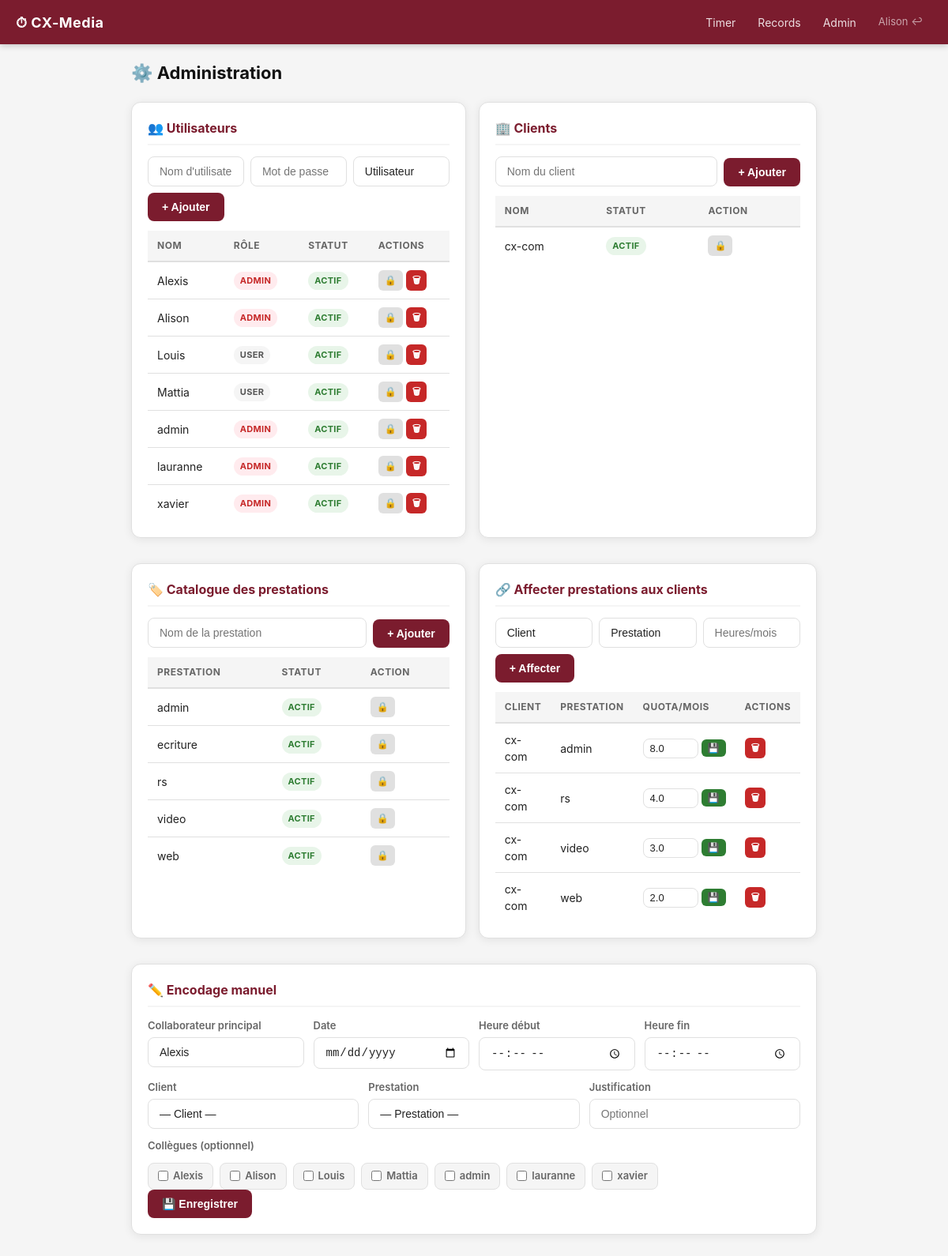
The app's page /admin (signed in) with its own data.
### tables this page shows
CREATE TABLE users (
        id INTEGER PRIMARY KEY AUTOINCREMENT,
        username TEXT UNIQUE NOT NULL,
        password TEXT NOT NULL,
        role TEXT DEFAULT 'user',
        active INTEGER DEFAULT 1
    );

CREATE TABLE clients (
        id INTEGER PRIMARY KEY AUTOINCREMENT,
        name TEXT UNIQUE NOT NULL,
        active INTEGER DEFAULT 1
    );

CREATE TABLE service_templates (
        id INTEGER PRIMARY KEY AUTOINCREMENT,
        name TEXT UNIQUE NOT NULL,
        active INTEGER DEFAULT 1
    );

CREATE TABLE client_services (
        id INTEGER PRIMARY KEY AUTOINCREMENT,
        client_id INTEGER NOT NULL,
        template_id INTEGER NOT NULL,
        monthly_hours REAL DEFAULT 0,
        FOREIGN KEY(client_id) REFERENCES clients(id),
        FOREIGN KEY(template_id) REFERENCES service_templates(id),
        UNIQUE(client_id, template_id)
    );

### app.py (the view)
@app.route('/admin')
@admin_required
def admin():
    conn = get_db()
    users = conn.execute("SELECT * FROM users ORDER BY username").fetchall()
    clients = conn.execute("SELECT * FROM clients ORDER BY name").fetchall()
    templates = conn.execute("SELECT * FROM service_templates ORDER BY name").fetchall()
    client_services = conn.execute("""
        SELECT cs.*, c.name as client_name, st.name as service_name
        FROM client_services cs
        JOIN clients c ON cs.client_id = c.id
        JOIN service_templates st ON cs.template_id = st.id
        ORDER BY c.name, st.name
    """).fetchall()
    conn.close()
    return render_template('admin.html', users=users, clients=clients,
                           templates=templates, client_services=client_services)

### app.py (called while the page is built)
def get_db():
    conn = sqlite3.connect(DATABASE)
    conn.row_factory = sqlite3.Row
    return conn

def admin_required(f):
    from functools import wraps
    @wraps(f)
    def decorated(*args, **kwargs):
        if 'user_id' not in session or session.get('role') != 'admin':
            return redirect(url_for('index'))
        return f(*args, **kwargs)
    return decorated

### templates/admin.html (shortened to what this page needs)
{% extends "base.html" %}
{% block content %}
<div class="admin-page">
  <h2 class="page-title">⚙️ Administration</h2>
  <div class="admin-grid">
    <div class="card">
      <h3 class="card-title">👥 Utilisateurs</h3>
      <form method="POST" action="{{ url_for('add_user') }}" class="inline-form">
        <input type="text" name="username" placeholder="Nom d'utilisateur" required class="form-input"/>
        <input type="password" name="password" placeholder="Mot de passe" required class="form-input"/>
        <select name="role" class="form-select">
          <option value="user">Utilisateur</option>
        </select>
        <button type="submit" class="btn btn-primary">+ Ajouter</button>
      </form>
      <table class="table mt-2">
        <thead><tr><th>Nom</th><th>Rôle</th><th>Statut</th><th>Actions</th></tr></thead>
        <tbody>
          {% for u in users %}
          <tr>
            <td>{{ u.username }}</td>
            <td><span class="badge {% if u.role == 'admin' %}badge-danger{% else %}badge-secondary{% endif %}">{{ u.role }}</span></td>
            <td><span class="badge {% if u.active %}badge-success{% else %}badge-warning{% endif %}">{{ 'Actif' if u.active else 'Désactivé' }}</span></td>
            <td>
              <a href="{{ url_for('toggle_user', uid=u.id) }}" class="btn btn-xs btn-secondary">{{ '🔒' if u.active else '🔓' }}</a>
              <a href="{{ url_for('delete_user', uid=u.id) }}" class="btn btn-xs btn-danger"
                 onclick="return confirm('Supprimer {{ u.username }} ?')">🗑</a>
            </td>
          </tr>
          {% endfor %}
        </tbody>
      </table>
    </div>
    <div class="card">
      <h3 class="card-title">🏢 Clients</h3>
      <form method="POST" action="{{ url_for('add_client') }}" class="inline-form">
        <input type="text" name="client_name" placeholder="Nom du client" required class="form-input"/>
        <button type="submit" class="btn btn-primary">+ Ajouter</button>
      </form>
      <table class="table mt-2">
        <thead><tr><th>Nom</th><th>Statut</th><th>Action</th></tr></thead>
        <tbody>
          {% for c in clients %}
          <tr>
            <td>{{ c.name }}</td>
            <td><span class="badge {% if c.active %}badge-success{% else %}badge-warning{% endif %}">{{ 'Actif' if c.active else 'Inactif' }}</span></td>
            <td><a href="{{ url_for('toggle_client', cid=c.id) }}" class="btn btn-xs btn-secondary">{{ '🔒' if c.active else '🔓' }}</a></td>
          </tr>
          {% endfor %}
        </tbody>
      </table>
    </div>
    <div class="card">
      <h3 class="card-title">🏷️ Catalogue des prestations</h3>
      <form method="POST" action="{{ url_for('add_template') }}" class="inline-form">
        <input type="text" name="template_name" placeholder="Nom de la prestation" required class="form-input"/>
        <button type="submit" class="btn btn-primary">+ Ajouter</button>
      </form>
      <table class="table mt-2">
        <thead><tr><th>Prestation</th><th>Statut</th><th>Action</th></tr></thead>
        <tbody>
          {% for t in templates %}
          <tr>
            <td>{{ t.name }}</td>
            <td><span class="badge {% if t.active %}badge-success{% else %}badge-warning{% endif %}">{{ 'Actif' if t.active else 'Inactif' }}</span></td>
            <td><a href="{{ url_for('toggle_template', tid=t.id) }}" class="btn btn-xs btn-secondary">{{ '🔒' if t.active else '🔓' }}</a></td>
          </tr>
          {% endfor %}
        </tbody>
      </table>
    </div>
    <div class="card">
      <h3 class="card-title">🔗 Affecter prestations aux clients</h3>
      <form method="POST" action="{{ url_for('assign_service') }}" class="inline-form">
        <select name="client_id" class="form-select" required>
          <option value="">Client</option>
        </select>
        <select name="template_id" class="form-select" required>
          <option value="">Prestation</option>
        </select>
        <input type="number" name="monthly_hours" placeholder="Heures/mois" step="0.5" min="0" class="form-input form-input-sm"/>
        <button type="submit" class="btn btn-primary">+ Affecter</button>
      </form>
      <table class="table mt-2">
        <thead><tr><th>Client</th><th>Prestation</th><th>Quota/mois</th><th>Actions</th></tr></thead>
        <tbody>
          {% for cs in client_services %}
          <tr>
            <td>{{ cs.client_name }}</td>
            <td>{{ cs.service_name }}</td>
            <td>
              <form method="POST" action="{{ url_for('edit_service', csid=cs.id) }}" class="inline-form-mini">
                <input type="number" name="monthly_hours" value="{{ cs.monthly_hours }}" step="0.5" min="0" class="form-input form-input-xs"/>
                <button type="submit" class="btn btn-xs btn-success">💾</button>
              </form>
            </td>
            <td>
              <a href="{{ url_for('delete_service', csid=cs.id) }}" class="btn btn-xs btn-danger"
                 onclick="return confirm('Supprimer cette affectation ?')">🗑</a>
            </td>
          </tr>
          {% endfor %}
        </tbody>
      </table>
    </div>
    <div class="card card-full">
      <h3 class="card-title">✏️ Encodage manuel</h3>
      <form method="POST" action="{{ url_for('manual_entry') }}" class="manual-form">
        <div class="form-row">
          <div class="form-group">
            <label>Collaborateur principal</label>
            <select name="user_id" class="form-select" required>
              {% for u in users %}
                <option value="{{ u.id }}">{{ u.username }}</option>
              {% endfor %}
            </select>
          </div>
          <div class="form-group">
            <label>Date</label>
            <input type="date" name="date" required class="form-input"/>
          </div>
          <div class="form-group">
            <label>Heure début</label>
            <input type="time" name="start_hour" required class="form-input"/>
          </div>
          <div class="form-group">
            <label>Heure fin</label>
            <input type="time" name="end_hour" required class="form-input"/>
          </div>
        </div>
        <div class="form-row">
          <div class="form-group">
            <label>Client</label>
            <select name="client_id" id="manual-client" class="form-select" required onchange="loadManualServices()">
              <option value="">— Client —</option>
            </select>
          </div>
          <div class="form-group">
            <label>Prestation</label>
            <select name="template_id" id="manual-service" class="form-select" required>
              <option value="">— Prestation —</option>
            </select>
          </div>
          <div class="form-group">
            <label>Justification</label>
            <input type="text" name="justification" placeholder="Optionnel" class="form-input"/>
          </div>
        </div>
        <div class="form-group">
          <label>Collègues (optionnel)</label>
          <div class="chips">
            {% for u in users %}
              <label class="chip-check">
                <input type="checkbox" name="colleagues" value="{{ u.id }}"/> {{ u.username }}
              </label>
            {% endfor %}
          </div>
        </div>
        <button type="submit" class="btn btn-primary">💾 Enregistrer</button>
      </form>
    </div>
  </div>
</div>
{% endblock %}

### templates/base.html (shortened to what this page needs)
<!DOCTYPE html>
<html lang="fr">
<head>
  <link rel="stylesheet" href="{{ url_for('static', filename='css/style.css') }}"/>
</head>
<body>
  <nav class="navbar">
    <div class="nav-brand">⏱ CX-Media</div>
    <div class="nav-links">
      {% if session.user_id %}
        <a href="{{ url_for('index') }}" class="nav-link">Timer</a>
        <a href="{{ url_for('records') }}" class="nav-link">Records</a>
        {% if session.role == 'admin' %}
          <a href="{{ url_for('admin') }}" class="nav-link">Admin</a>
        {% endif %}
        <a href="{{ url_for('logout') }}" class="nav-link nav-logout">{{ session.username }} ↩</a>
      {% endif %}
    </div>
  </nav>
  <main class="container">
    {% block content %}{% endblock %}
  </main>
</body>
</html>

### static/css/style.css (style rules this page uses)
:root { --bordeaux: #7B1C2E; --bordeaux-dark: #5a1320; --bordeaux-light: #9e2540; --noir: #111111; --blanc: #FFFFFF; --gris: #f5f5f5; --gris-bord: #e0e0e0; --text: #222222; --text-light: #666666; --success: #2e7d32; --warning: #f57c00; --danger: #c62828; --info: #1565c0; --radius: 12px; --shadow: 0 2px 12px rgba(0,0,0,0.08); }
* { box-sizing: border-box; margin: 0; padding: 0; }
body { font-family: -apple-system, BlinkMacSystemFont, 'Segoe UI', sans-serif; background: var(--gris); color: var(--text); font-size: 15px; line-height: 1.5; }
.navbar { background: var(--bordeaux); color: white; padding: 0 20px; height: 56px; display: flex; align-items: center; justify-content: space-between; box-shadow: 0 2px 8px rgba(0,0,0,0.2); position: sticky; top: 0; z-index: 100; }
.nav-brand { font-size: 18px; font-weight: 700; letter-spacing: 0.5px; }
.nav-links { display: flex; gap: 4px; align-items: center; }
.nav-link { color: rgba(255,255,255,0.85); text-decoration: none; padding: 6px 12px; border-radius: 8px; font-size: 14px; transition: background 0.2s; }
.nav-logout { color: rgba(255,255,255,0.6); font-size: 13px; }
.container { max-width: 900px; margin: 0 auto; padding: 20px 16px 40px; }
.card { background: white; border-radius: var(--radius); padding: 20px; margin-bottom: 16px; box-shadow: var(--shadow); border: 1px solid var(--gris-bord); }
.card-title { font-size: 16px; font-weight: 700; color: var(--bordeaux); margin-bottom: 14px; padding-bottom: 8px; border-bottom: 2px solid var(--gris); }
.card-full { grid-column: 1 / -1; }
.page-title { font-size: 22px; font-weight: 700; color: var(--noir); margin-bottom: 20px; }
.btn { display: inline-flex; align-items: center; justify-content: center; gap: 6px; padding: 10px 18px; border: none; border-radius: 8px; font-size: 14px; font-weight: 600; cursor: pointer; text-decoration: none; transition: all 0.2s; white-space: nowrap; }
.btn-primary { background: var(--bordeaux); color: white; }
.btn-success { background: var(--success); color: white; }
.btn-danger { background: var(--danger); color: white; }
.btn-secondary { background: #e0e0e0; color: var(--text); }
.btn-xs { padding: 4px 8px; font-size: 12px; border-radius: 6px; }
.form-input, .form-select { width: 100%; padding: 10px 14px; border: 1.5px solid var(--gris-bord); border-radius: 8px; font-size: 14px; color: var(--text); background: white; transition: border 0.2s; appearance: none; }
.form-input-sm { width: auto; min-width: 80px; }
.form-input-xs { width: 70px; padding: 4px 8px; font-size: 13px; }
.form-group { display: flex; flex-direction: column; gap: 4px; }
.form-group label { font-size: 13px; font-weight: 600; color: var(--text-light); }
.form-row { display: flex; gap: 12px; flex-wrap: wrap; margin-bottom: 12px; }
.form-row .form-group { flex: 1; min-width: 140px; }
.table { width: 100%; border-collapse: collapse; font-size: 14px; }
.table th { background: var(--gris); padding: 10px 12px; text-align: left; font-weight: 700; font-size: 12px; color: var(--text-light); text-transform: uppercase; letter-spacing: 0.5px; border-bottom: 2px solid var(--gris-bord); }
.table td { padding: 10px 12px; border-bottom: 1px solid var(--gris-bord); vertical-align: middle; }
.table tr:last-child td { border-bottom: none; }
.mt-2 { margin-top: 12px; }
.badge { display: inline-block; padding: 3px 8px; border-radius: 20px; font-size: 11px; font-weight: 700; text-transform: uppercase; letter-spacing: 0.3px; }
.badge-success { background: #e8f5e9; color: var(--success); }
.badge-danger { background: #ffebee; color: var(--danger); }
.badge-secondary { background: #f5f5f5; color: #555; }
.chips { display: flex; flex-wrap: wrap; gap: 8px; margin-top: 8px; }
.chip-check { display: flex; align-items: center; gap: 6px; padding: 6px 12px; border-radius: 8px; background: var(--gris); border: 1.5px solid var(--gris-bord); cursor: pointer; font-size: 14px; }
.inline-form { display: flex; gap: 8px; flex-wrap: wrap; align-items: flex-end; }
.inline-form .form-input, .inline-form .form-select { width: auto; flex: 1; min-width: 120px; }
.inline-form-mini { display: flex; gap: 4px; align-items: center; }
.admin-grid { display: grid; grid-template-columns: 1fr 1fr; gap: 16px; }
.manual-form .form-row { margin-bottom: 12px; }

### records on screen
users: username "Alison", role "ADMIN", active "ACTIF", active "🔒"
users: username "Alexis", role "ADMIN", active "ACTIF", active "🔒"
users: username "Louis", role "USER", active "ACTIF", active "🔒"
users: username "Mattia", role "USER", active "ACTIF", active "🔒"
users: username "admin", role "ADMIN", active "ACTIF", active "🔒"
users: username "lauranne", role "ADMIN", active "ACTIF", active "🔒"
users: username "xavier", role "ADMIN", active "ACTIF", active "🔒"
clients: name "cx-com", active "ACTIF", active "🔒"
service_templates: name "admin", active "ACTIF", active "🔒"
service_templates: name "ecriture", active "ACTIF", active "🔒"
service_templates: name "rs", active "ACTIF", active "🔒"
service_templates: name "video", active "ACTIF", active "🔒"
service_templates: name "web", active "ACTIF", active "🔒"
client_services: client_name "cx-com", service_name "admin", monthly_hours "8.0"
client_services: client_name "cx-com", service_name "rs", monthly_hours "4.0"
client_services: client_name "cx-com", service_name "video", monthly_hours "3.0"
client_services: client_name "cx-com", service_name "web", monthly_hours "2.0"

### other values on screen
form field user_id "Alexis"
